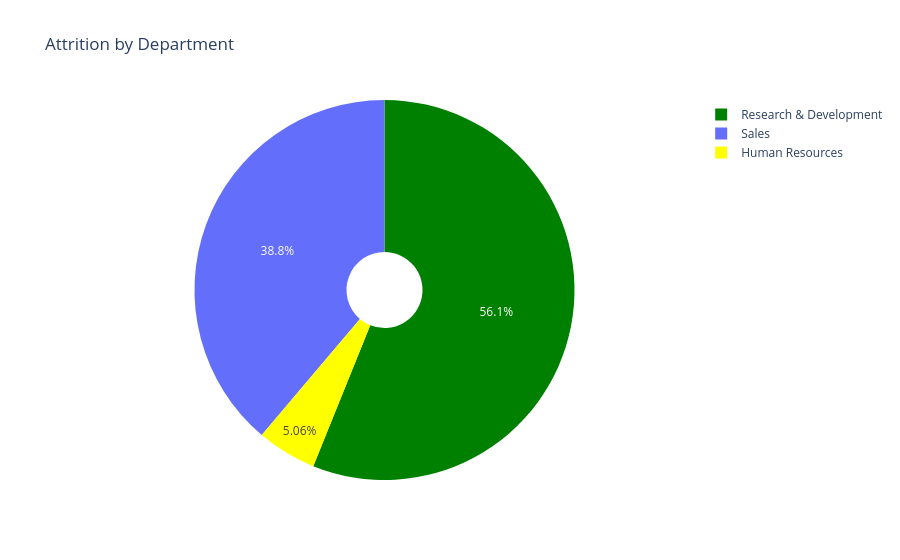

The cell this chart's notebook holds for it:
### Code cell
# Create a donut chart
fig = go.Figure(data=[go.Pie(
    labels=attrition_by_dpt['Department'],
    values=attrition_by_dpt['count'], 
    hole=0.2,
    marker=dict(colors=['yellow', 'green']), 
    textposition='inside'
)])

# update the layout 
fig.update_layout(title='Attrition by Department')

# Show the chart  
fig.show()

### Figure 1 — Plotly figure (JSON) as saved in the notebook; plotly's stock layout.template omitted (floating-point values rounded to 4 significant figures)
{"data": [{"hole": 0.2, "labels": ["Human Resources", "Research & Development", "Sales"], "marker": {"colors": ["yellow", "green"]}, "textposition": "inside", "type": "pie", "values": [12, 133, 92]}], "layout": {"title": {"text": "Attrition by Department"}}}
